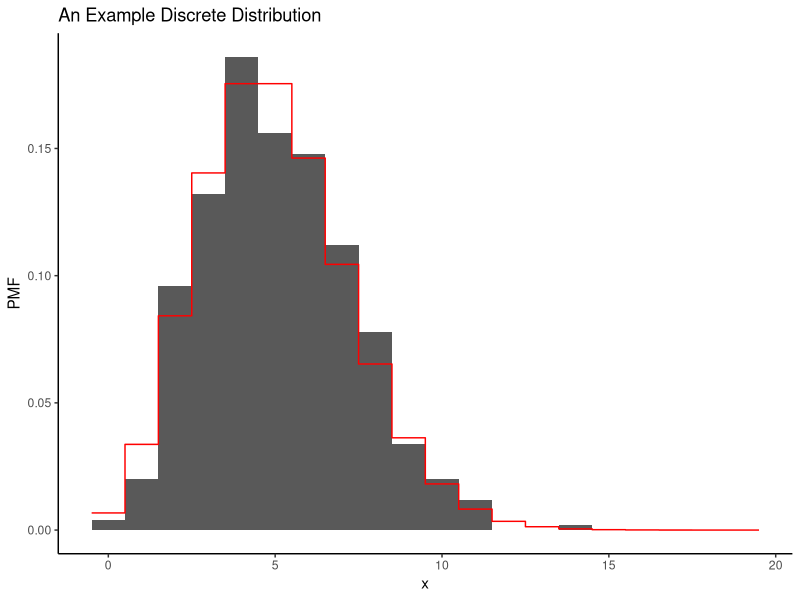
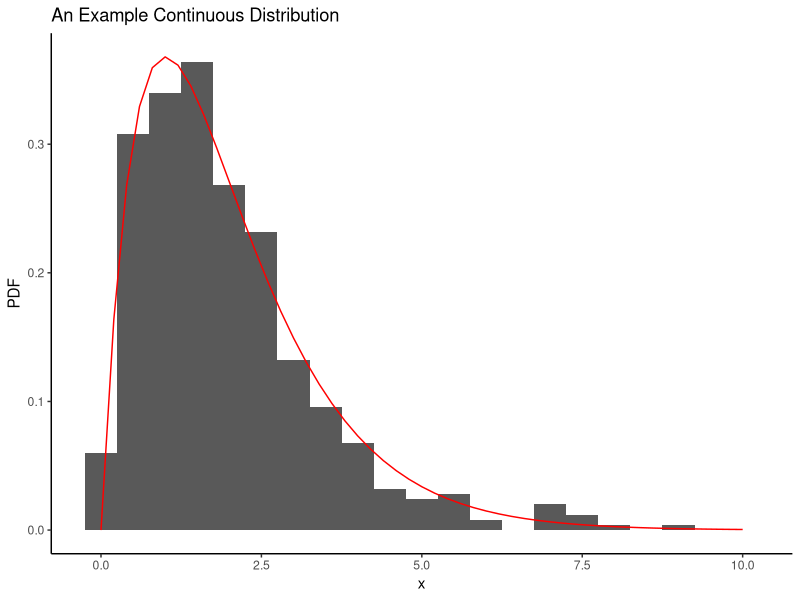
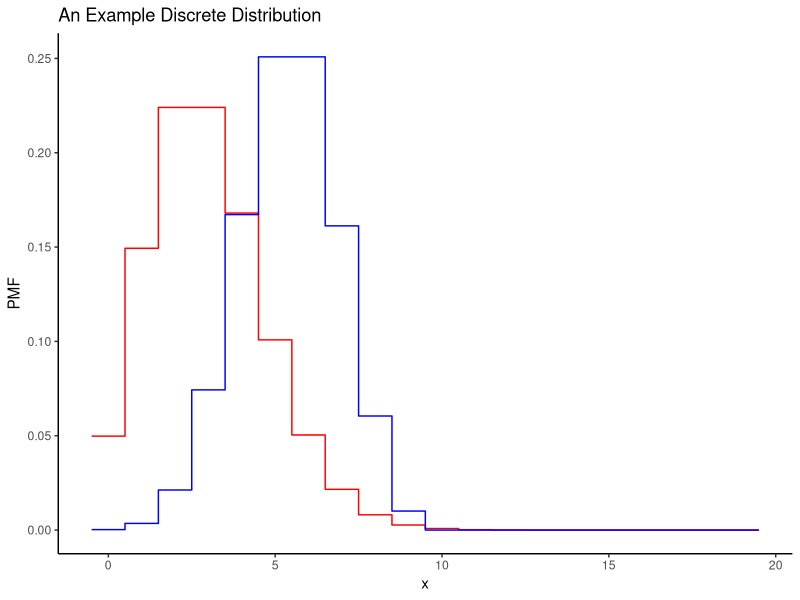
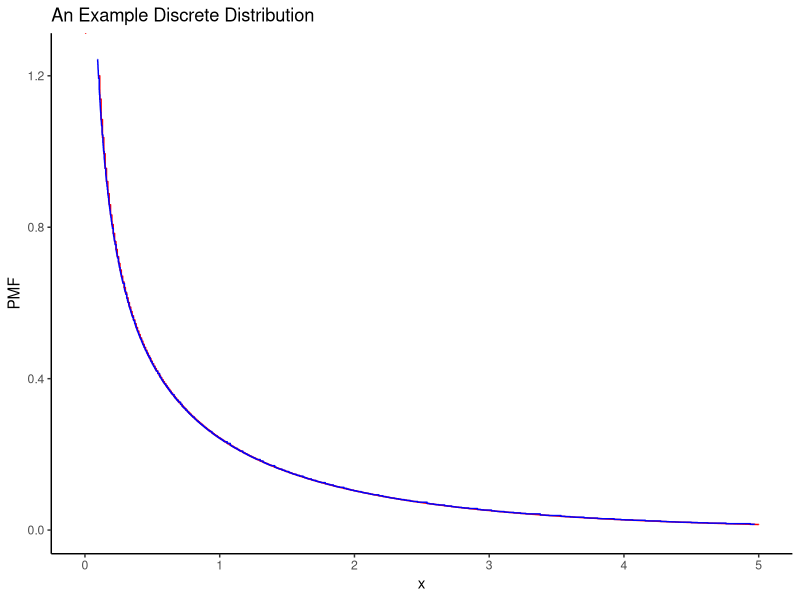
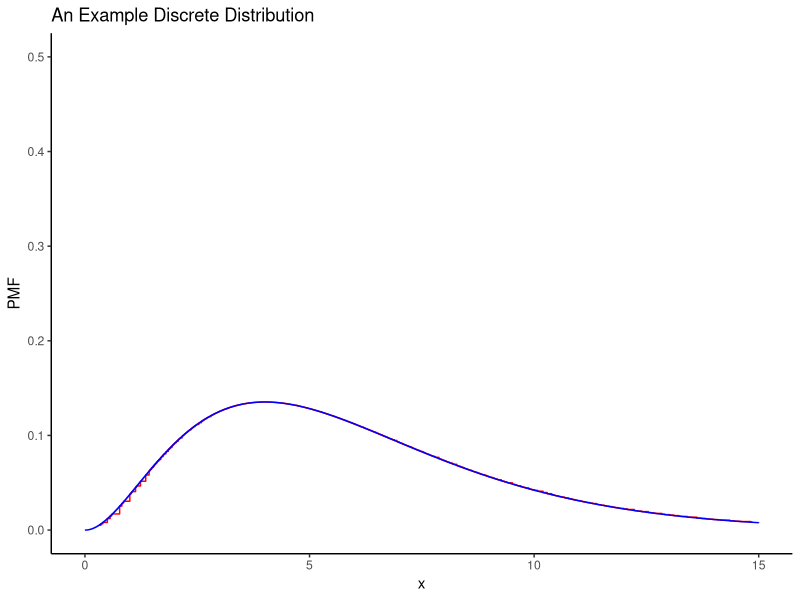
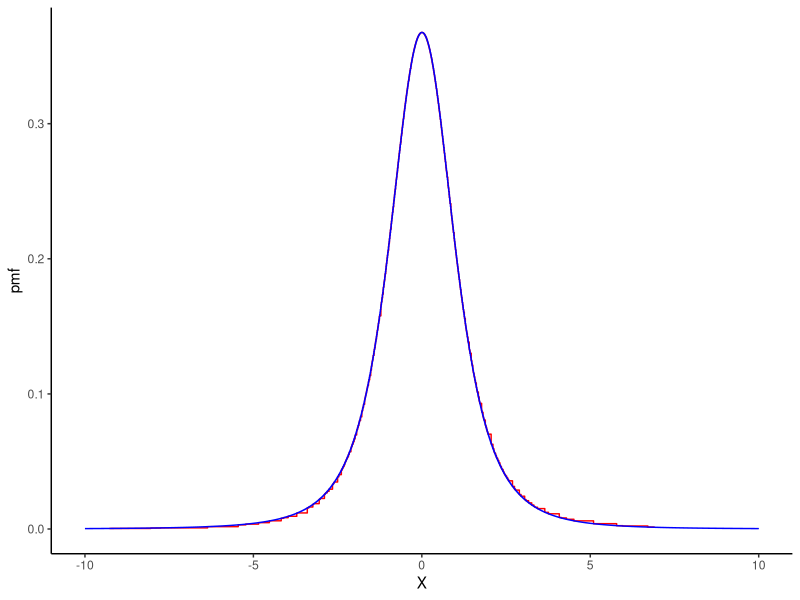

Source code (R) for these figures, in order:
## ---- chunk 1
knitr::opts_chunk$set(echo = TRUE, fig.align="center")
suppressMessages(library(tidyverse))
## ---- chunk 2
# An example PMF
sample_df <- tibble(X = rpois(500,5))
pmf_df <- tibble(X = seq(0, 20, 1), 
                 pmf = dpois(X, 5))
ggplot(sample_df, aes(x=X)) + 
  geom_histogram(aes(y=stat(density)), binwidth = 1) +
  geom_step(data = pmf_df, aes(x=X-0.5, y=pmf), col="red")+
  theme_classic() +
  labs(x="x", y="PMF", title = "An Example Discrete Distribution")

# An example PDF
sample_df <- tibble(X = rgamma(500, 2, 1))
pdf_df <- tibble(X = seq(0, 10, .2), 
                 pdf = dgamma(X, 2, 1))
ggplot(sample_df, aes(x=X)) + 
  geom_histogram(aes(y=stat(density)), binwidth = .5) +
  geom_line(data = pdf_df, aes(x=X, y=pdf), col="red")+
  theme_classic() +
  labs(x="x", y="PDF", title = "An Example Continuous Distribution")


## ---- chunk 3
N = rpois(1,lambda = 5)
binom_cond <- tibble(X = seq(0,20,1), 
                 pmf = dbinom(X, N, prob=0.6))
#binom_df <- tibble(X = seq(0,20,1), 
                   #pmf = binom_cond['pmf']/dpois(N,lambda=5))

pmf_df <- tibble(X = seq(0, 20, 1), 
                 pmf = dpois(X, 5*0.6))
ggplot(pmf_df) + 
  geom_step(aes(x=X-0.5, y=pmf), col="red")+
  geom_step(data=binom_cond,aes(x=X-0.5, y=pmf), col="blue")+
  theme_classic() +
  labs(x="x", y="PMF", title = "An Example Discrete Distribution")


## ---- chunk 4
norm_df <- tibble(rnorm(1000))
chisq_df2 <- tibble(X = rnorm(1000)^2, 
                 pmf = dchisq(X, df=1))
chisq_df <- tibble(X = seq(0, 5, 1/100), 
                 pmf = dchisq(X, df=1))
ggplot(chisq_df) + 
  #geom_histogram(aes(y=statdensity(pmf),binwidth = 100) +
  geom_step(aes(x=X, y=pmf), col="red")+
  geom_step(data = chisq_df2,aes(x=X, y=pmf), col="blue")+
  theme_classic() +
  xlim(0, 5)+ ylim(0, 1.25)+
  labs(x="x", y="PMF", title = "An Example Discrete Distribution")
## ---- chunk 5
sample1 <- rchisq(1000, df=1)
sample2 <- rchisq(1000, df=2)
sample3 <- rchisq(1000, df=3)
sample = sample1 + sample2 + sample3
chisq_df3 <- tibble(X = sample, 
                 pmf = dchisq(X, df=6))
chisq_df4 <- tibble(X = seq(0, 15, 1/100), 
                 pmf = dchisq(X, df=6))

ggplot(chisq_df3) + 
  #geom_histogram(aes(y=statdensity(pmf),binwidth = 100) +
  geom_step(aes(x=X, y=pmf), col="red")+
  geom_step(data = chisq_df4,aes(x=X, y=pmf), col="blue")+
  theme_classic() +
  xlim(0, 15)+ 
  ylim(0, 0.5) +
  labs(x="x", y="PMF", title = "An Example Discrete Distribution")
## ---- chunk 6
n=3
Z = rnorm(1000)
U = rchisq(1000,df=n)
var = Z/sqrt(U/n)
t_dist <- tibble(X = var, 
                 pmf = dt(X, df=n))
t_dist2 <- tibble(X = seq(-10,10,1/100), 
                 pmf = dt(X, df=n))
ggplot(t_dist) + 
  #geom_histogram(aes(y=statdensity(pmf),binwidth = 100) +
  geom_step(aes(x=X, y=pmf), col="red")+
  geom_step(data = t_dist2,aes(x=X, y=pmf), col="blue")+
  theme_classic() +
  xlim(-10,10)
  labs(x="x", y="PMF", title = "An Example Discrete Distribution")
## ---- chunk 7

